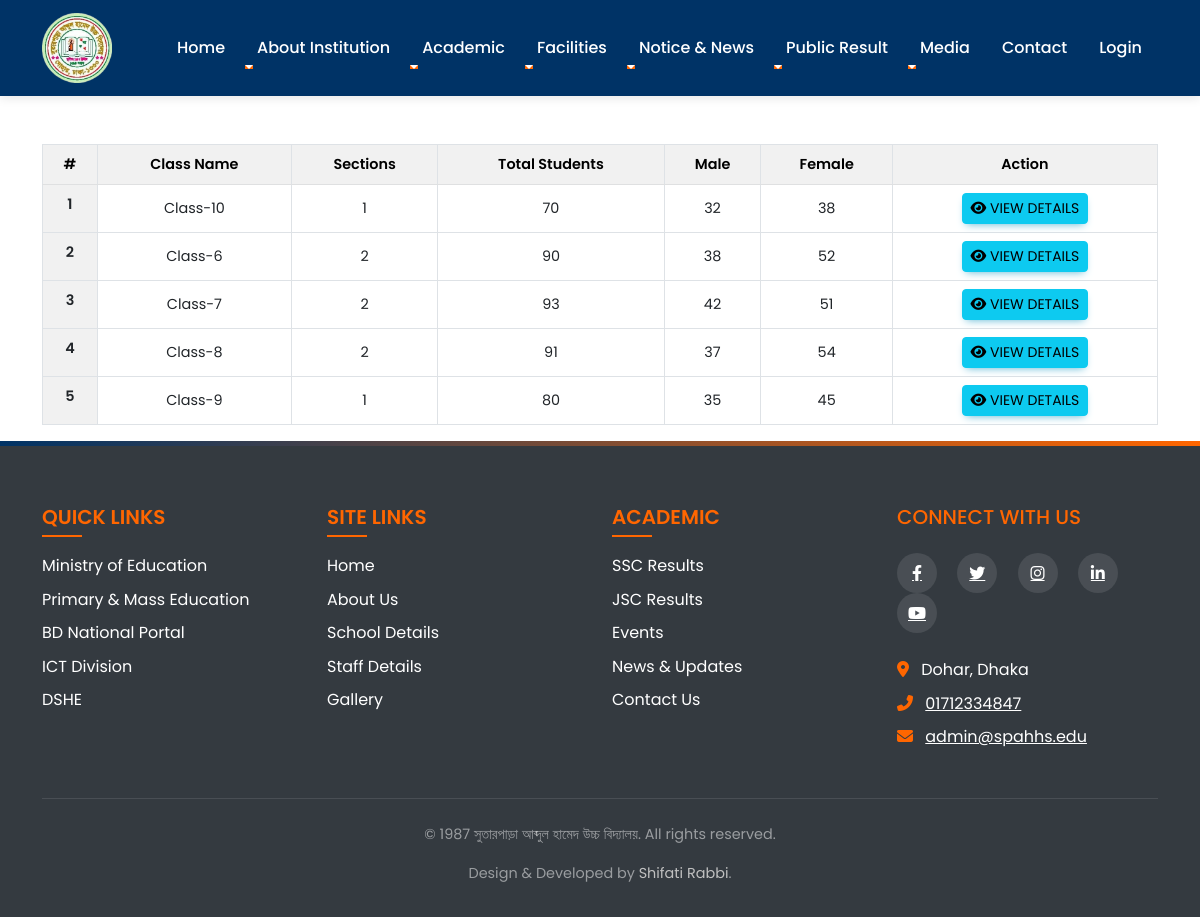
The app's page /class-info.php with its own data.
### tables this page shows
CREATE TABLE `class` (
  `class_id` int(11) NOT NULL,
  `class_name` varchar(50) NOT NULL,
  `discipline` enum('Science','Humanities','Business Studies','None') NOT NULL DEFAULT 'None'
);

CREATE TABLE `setting` (
  `id` int(11) NOT NULL,
  `current_year` int(11) NOT NULL,
  `current_semester` varchar(11) NOT NULL,
  `school_name` varchar(100) NOT NULL,
  `slogan` varchar(300) NOT NULL,
  `about` text NOT NULL
);

### admin/data/class.php (called while the page is built, shortened)
<?php
function getAllClasses($conn) {
    $sql = "SELECT * FROM class ORDER BY class_name";
    $stmt = $conn->prepare($sql);
    $stmt->execute();
    if ($stmt->rowCount() >= 1) {
        $classes = $stmt->fetchAll();
        return $classes;
    } else {
        return 0;
    }
}
function getSectionsByClass($class_id, $conn) {
    $sql = "SELECT * FROM section WHERE class_id=?";
    $stmt = $conn->prepare($sql);
    $stmt->execute([$class_id]);
    if ($stmt->rowCount() >= 1) {
        $sections = $stmt->fetchAll();
        return $sections;
    } else {
        return 0;
    }
}
function getTotalStudentsInClass($class_id, $conn) {
    $sql = "SELECT SUM(male_students + female_students) as total FROM section WHERE class_id=?";
    $stmt = $conn->prepare($sql);
    $stmt->execute([$class_id]);
    $result = $stmt->fetch();
    return $result['total'] ?? 0;
}
function getMaleStudentsInClass($class_id, $conn) {
    $sql = "SELECT SUM(male_students) as total FROM section WHERE class_id=?";
    $stmt = $conn->prepare($sql);
    $stmt->execute([$class_id]);
    $result = $stmt->fetch();
    return $result['total'] ?? 0;
}
function getFemaleStudentsInClass($class_id, $conn) {
    $sql = "SELECT SUM(female_students) as total FROM section WHERE class_id=?";
    $stmt = $conn->prepare($sql);
    $stmt->execute([$class_id]);
    $result = $stmt->fetch();
    return $result['total'] ?? 0;
}
?>

### data/setting.php (called while the page is built)
<?php
function getSetting($conn){
   $sql = "SELECT * FROM setting";
   $stmt = $conn->prepare($sql);
   $stmt->execute();
   if ($stmt->rowCount() == 1) {
     $settings = $stmt->fetch();
     return $settings;
   }else {
    return 0;
   }
}

### class-info.php (the view, shortened to what this page needs)
<?php
        include "header.php";
        include "admin/data/class.php";
        include "admin/data/section.php";
        $classes = getAllClasses($conn);
?>
    <div class="container mt-5">
        <?php if ($classes != 0) { ?>
            <div class="table-responsive mt-3">
                <table class="table table-bordered table-hover">
                    <thead class="table-light">
                        <tr>
                            <th scope="col">#</th>
                            <th scope="col">Class Name</th>
                            <th scope="col">Sections</th>
                            <th scope="col">Total Students</th>
                            <th scope="col">Male</th>
                            <th scope="col">Female</th>
                            <th scope="col">Action</th>
                        </tr>
                    </thead>
                    <tbody>
                        <?php foreach ($classes as $i => $class) {
                            $sections = getSectionsByClass($class['class_id'], $conn);
                            $totalStudents = getTotalStudentsInClass($class['class_id'], $conn);
                            $maleStudents = getMaleStudentsInClass($class['class_id'], $conn);
                            $femaleStudents = getFemaleStudentsInClass($class['class_id'], $conn);
                        ?>
                        <tr>
                            <th scope="row"><?=$i+1?></th>
                            <td><?=$class['class_name']?></td>
                            <td><?=($sections != 0) ? count($sections) : 0?></td>
                            <td><?=$totalStudents?></td>
                            <td><?=$maleStudents?></td>
                            <td><?=$femaleStudents?></td>
                            <td>
                                <a href="class-view.php?class_id=<?=$class['class_id']?>"
                                   class="btn btn-info btn-sm">
                                   <i class="fas fa-eye"></i> View Details
                                </a>
                            </td>
                        </tr>
                        <?php } ?>
                    </tbody>
                </table>
            </div>
        <?php } else { ?>
            <div class="alert alert-info mt-3" role="alert">
                No classes found. Add your first class!
            </div>
        <?php } ?>
    </div>
</body>
</html>
<?php
    include 'footer.php'
?>

### footer.php (shortened to what this page needs)
<footer class="footer">
    <div class="container">
        <div class="row">
            <div class="col-md-3 mb-4 mb-md-0">
                <div class="footer-links">
                    <h5 class="text-uppercase mb-4" style="color: var(--secondary-color);">Quick Links</h5>
                    <ul class="list-unstyled">
                        <li class="mb-2"><a href="https://www.moedu.gov.bd/" class="text-white footer-link">Ministry of Education</a></li>
                        <li class="mb-2"><a href="https://www.mopme.gov.bd/" class="text-white footer-link">Primary & Mass Education</a></li>
                        <li class="mb-2"><a href="https://bangladesh.gov.bd/" class="text-white footer-link">BD National Portal</a></li>
                        <li class="mb-2"><a href="https://a2i.gov.bd/" class="text-white footer-link">ICT Division</a></li>
                        <li class="mb-2"><a href="http://www.dshe.gov.bd/" class="text-white footer-link">DSHE</a></li>
                    </ul>
                </div>
            </div>
            <div class="col-md-3 mb-4 mb-md-0">
                <div class="footer-links">
                    <h5 class="text-uppercase mb-4" style="color: var(--secondary-color);">Site Links</h5>
                    <ul class="list-unstyled">
                        <li class="mb-2"><a href="index" class="text-white footer-link">Home</a></li>
                        <li class="mb-2"><a href="about" class="text-white footer-link">About Us</a></li>
                        <li class="mb-2"><a href="basic-info" class="text-white footer-link">School Details</a></li>
                        <li class="mb-2"><a href="people_info" class="text-white footer-link">Staff Details</a></li>
                        <li class="mb-2"><a href="gallery" class="text-white footer-link">Gallery</a></li>
                    </ul>
                </div>
            </div>
            <div class="col-md-3 mb-4 mb-md-0">
                <div class="footer-links">
                    <h5 class="text-uppercase mb-4" style="color: var(--secondary-color);">Academic</h5>
                    <ul class="list-unstyled">
                        <li class="mb-2"><a href="public_results_ssc" class="text-white footer-link">SSC Results</a></li>
                        <li class="mb-2"><a href="public_results_jsc" class="text-white footer-link">JSC Results</a></li>
                        <li class="mb-2"><a href="events" class="text-white footer-link">Events</a></li>
                        <li class="mb-2"><a href="news" class="text-white footer-link">News & Updates</a></li>
                        <li class="mb-2"><a href="contact" class="text-white footer-link">Contact Us</a></li>
                    </ul>
                </div>
            </div>
            <div class="col-md-3">
                <div class="footer-contact">
                    <h5 class="text-uppercase mb-4" style="color: var(--secondary-color);">Connect With Us</h5>
                    <div class="social-icons mb-4">
                        <a href="https://www.facebook.com/groups/348161615295603/" class="text-white me-3 social-icon"><i class="fab fa-facebook-f"></i></a>
                        <a href="#" class="text-white me-3 social-icon"><i class="fab fa-twitter"></i></a>
                        <a href="#" class="text-white me-3 social-icon"><i class="fab fa-instagram"></i></a>
                        <a href="#" class="text-white me-3 social-icon"><i class="fab fa-linkedin-in"></i></a>
                        <a href="#" class="text-white me-3 social-icon"><i class="fab fa-youtube"></i></a>
                    </div>
                    <address class="mb-0">
                        <p class="mb-2">
                            <i class="fas fa-map-marker-alt me-2" style="color: var(--secondary-color);"></i>
                            <span>Dohar, Dhaka</span>
                        </p>
                        <p class="mb-2">
                            <i class="fas fa-phone-alt me-2" style="color: var(--secondary-color);"></i>
                            <a href="tel:01712334847" class="text-white">01712334847</a>
                        </p>
                        <p class="mb-0">
                            <i class="fas fa-envelope me-2" style="color: var(--secondary-color);"></i>
                            <a href="mailto:admin@spahhs.edu" class="text-white">admin@spahhs.edu</a>
                        </p>
                    </address>
                </div>
            </div>
        </div>
        <div class="copyright text-center">
            <p>&copy; <?=$setting['current_year']?> <?=$setting['school_name']?>. All rights reserved.</p>
            <p>Design & Developed by <a href="tel: 01571501416" style="text-decoration: none; color: silver;">Shifati Rabbi</a>.</p>
        </div>
    </div>
</footer>
</body>
</html>

### css/style.css (style rules this page uses)
:root { --primary-color: #003366; --secondary-color: #ff6600; --light-color: #f8f9fa; --dark-color: #343a40; --transition-speed: 0.4s; }
body { font-family: 'Poppins', 'Segoe UI', Tahoma, Geneva, Verdana, sans-serif; line-height: 1.6; color: #333; overflow-x: hidden; }
html { scroll-behavior: smooth; }
.footer { background-color: var(--dark-color); color: white; padding: 4rem 0 1rem; position: relative; }
.footer::before { content: ''; position: absolute; top: 0; left: 0; width: 100%; height: 5px; background: linear-gradient(90deg, var(--primary-color), var(--secondary-color)); }
.footer-links h5 { color: white; font-weight: 600; margin-bottom: 1.5rem; position: relative; }
.footer-links h5::after { content: ''; position: absolute; bottom: -8px; left: 0; width: 40px; height: 2px; background-color: var(--secondary-color); }
.footer-links ul { list-style: none; padding-left: 0; }
.footer-links li { margin-bottom: 0.75rem; }
.footer-links a { color: rgba(255, 255, 255, 0.7); text-decoration: none; transition: all var(--transition-speed) ease; position: relative; padding-left: 0; }
.footer-links a::before { content: '→'; position: absolute; left: -15px; opacity: 0; transition: all var(--transition-speed) ease; color: var(--secondary-color); }
.social-icons a { display: inline-flex; align-items: center; justify-content: center; width: 40px; height: 40px; background-color: rgba(255, 255, 255, 0.1); border-radius: 50%; color: white; margin-right: 0.75rem; transition: all var(--transition-speed) ease; }
.copyright { border-top: 1px solid rgba(255, 255, 255, 0.1); padding-top: 1.5rem; margin-top: 3rem; text-align: center; color: rgba(255, 255, 255, 0.5); font-size: 0.9rem; }
.table th { background-color: #f1f1f1; font-weight: 600; }
.table-bordered { border: 1px solid #dee2e6; }
.table-bordered th, .table-bordered td { border: 1px solid #dee2e6; }
.table-responsive { overflow-x: auto; }
.table th { background-color: #f1f1f1; font-weight: 600; text-align: center; }
.table td { text-align: center; vertical-align: middle; }

### records on screen
class: class_name "Class-10", count($sections) "1", totalStudents "70", maleStudents "32", femaleStudents "38"
class: class_name "Class-6", count($sections) "2", totalStudents "90", maleStudents "38", femaleStudents "52"
class: class_name "Class-7", count($sections) "2", totalStudents "93", maleStudents "42", femaleStudents "51"
class: class_name "Class-8", count($sections) "2", totalStudents "91", maleStudents "37", femaleStudents "54"
class: class_name "Class-9", count($sections) "1", totalStudents "80", maleStudents "35", femaleStudents "45"
setting: current_year "1987", school_name "সুতারপাড়া আব্দুল হামেদ উচ্চ বিদ্যালয়"
